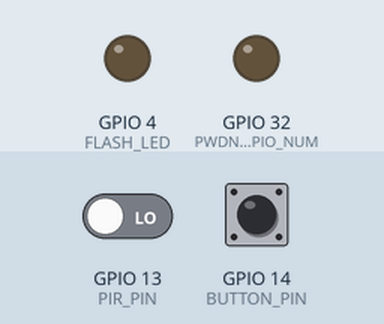
The sketch below on a simulated ESP32. On the bench: output pins drawn as LEDs (lit = HIGH). The inputs (shaded band) are chosen by the test bench; at power-on: GPIO 14 (BUTTON_PIN) HIGH, GPIO 13 (PIR_PIN) LOW. WiFi joins after 1.5 s; servers stay silent unless stated; the camera gives no picture; what the sketch prints to the serial monitor is not drawn.

Above: at 6.4 s.
6.5 s: GPIO 14 (BUTTON_PIN) pulled LOW for 0.15 s
At 8.6 s:
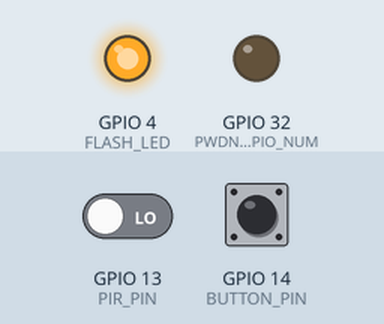
9.6 s: GPIO 13 (PIR_PIN) driven HIGH
At 11.8 s:
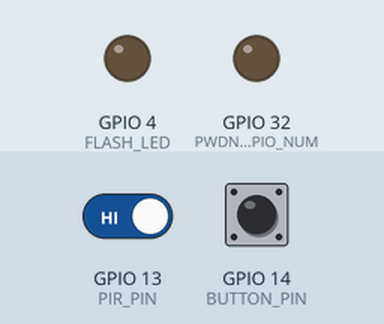
12.0 s: GPIO 13 (PIR_PIN) driven LOW
15.0 s: GPIO 14 (BUTTON_PIN) pulled LOW for 3.2 s
At 20.2 s:
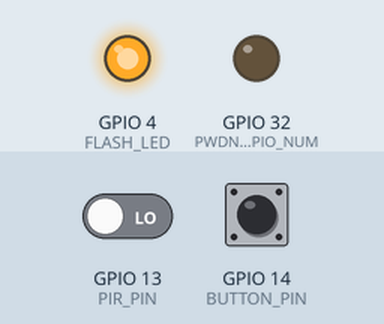
Timing chart, 0 to 20.7 s (numbered marks = the images above; inputs shaded):
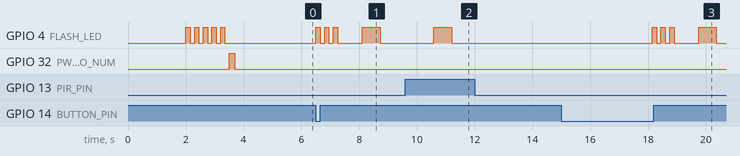

The sketch:

smart_doorbell.ino
```cpp
// ESP32 Cam Smart Doorbell + Motion Alert | Send Image to Telegram

#include <WiFi.h>
#include <WiFiClientSecure.h>
#include "soc/soc.h"
#include "soc/rtc_cntl_reg.h"
#include "esp_camera.h"

// ===================== CONFIGURATION =====================
const char* ssid     = " ";
const char* password = " ";
String token   = " ";
String chat_id = " ";

// ===================== CAMERA PINS (AI Thinker) =====================
#define PWDN_GPIO_NUM   32
#define RESET_GPIO_NUM  -1
#define XCLK_GPIO_NUM    0
#define SIOD_GPIO_NUM   26
#define SIOC_GPIO_NUM   27
#define Y9_GPIO_NUM     35
#define Y8_GPIO_NUM     34
#define Y7_GPIO_NUM     39
#define Y6_GPIO_NUM     36
#define Y5_GPIO_NUM     21
#define Y4_GPIO_NUM     19
#define Y3_GPIO_NUM     18
#define Y2_GPIO_NUM      5
#define VSYNC_GPIO_NUM  25
#define HREF_GPIO_NUM   23
#define PCLK_GPIO_NUM   22

#define FLASH_LED    4
#define PIR_PIN     13
#define BUTTON_PIN  14   // ← NEW: Doorbell button

// ===================== DEBOUNCE CONFIG =====================
#define DEBOUNCE_MS     50    // ms to wait after first edge
#define COOLDOWN_MS   8000   // ms before button can trigger again

static unsigned long lastButtonTime = 0;
static bool          buttonArmed    = true;

// ===================== FLASH BLINK HELPER =====================
void blinkFlash(int times) {
  for (int i = 0; i < times; i++) {
    digitalWrite(FLASH_LED, HIGH);
    delay(150);
    digitalWrite(FLASH_LED, LOW);
    delay(150);
  }
}

// ===================== CAMERA INIT =====================
bool initCamera() {
  pinMode(PWDN_GPIO_NUM, OUTPUT);
  digitalWrite(PWDN_GPIO_NUM, HIGH);
  delay(200);
  digitalWrite(PWDN_GPIO_NUM, LOW);
  delay(200);

  camera_config_t config;
  config.ledc_channel  = LEDC_CHANNEL_0;
  config.ledc_timer    = LEDC_TIMER_0;
  config.pin_d0        = Y2_GPIO_NUM;
  config.pin_d1        = Y3_GPIO_NUM;
  config.pin_d2        = Y4_GPIO_NUM;
  config.pin_d3        = Y5_GPIO_NUM;
  config.pin_d4        = Y6_GPIO_NUM;
  config.pin_d5        = Y7_GPIO_NUM;
  config.pin_d6        = Y8_GPIO_NUM;
  config.pin_d7        = Y9_GPIO_NUM;
  config.pin_xclk      = XCLK_GPIO_NUM;
  config.pin_pclk      = PCLK_GPIO_NUM;
  config.pin_vsync     = VSYNC_GPIO_NUM;
  config.pin_href      = HREF_GPIO_NUM;
  config.pin_sscb_sda  = SIOD_GPIO_NUM;
  config.pin_sscb_scl  = SIOC_GPIO_NUM;
  config.pin_pwdn      = PWDN_GPIO_NUM;
  config.pin_reset      = RESET_GPIO_NUM;
  config.xclk_freq_hz  = 10000000;
  config.pixel_format  = PIXFORMAT_JPEG;

  if (psramFound()) {
    config.frame_size   = FRAMESIZE_VGA;
    config.jpeg_quality = 10;
    config.fb_count     = 2;
    Serial.println("PSRAM found — VGA mode");
  } else {
    config.frame_size   = FRAMESIZE_QQVGA;
    config.jpeg_quality = 12;
    config.fb_count     = 1;
    Serial.println("No PSRAM — QQVGA mode");
  }

  esp_err_t err = esp_camera_init(&config);
  if (err != ESP_OK) {
    Serial.printf("Camera init failed: 0x%x\n", err);
    return false;
  }

  sensor_t* s = esp_camera_sensor_get();
  if (!s) {
    Serial.println("Cannot get sensor handle!");
    return false;
  }
  Serial.printf("Sensor PID: 0x%x\n", s->id.PID);

  if (psramFound()) s->set_framesize(s, FRAMESIZE_XGA);

  s->set_brightness(s, 1);
  s->set_contrast(s, 1);
  s->set_saturation(s, 0);
  s->set_whitebal(s, 1);
  s->set_awb_gain(s, 1);
  s->set_exposure_ctrl(s, 1);
  s->set_aec2(s, 1);
  s->set_gain_ctrl(s, 1);

  Serial.print("Warming up");
  for (int i = 0; i < 5; i++) {
    camera_fb_t* f = esp_camera_fb_get();
    if (f) esp_camera_fb_return(f);
    delay(150);
    Serial.print(".");
  }
  Serial.println(" done");
  return true;
}

// ===================== CAPTURE WITH RETRY =====================
camera_fb_t* captureFrame() {
  digitalWrite(FLASH_LED, HIGH);
  delay(300);

  for (int i = 0; i < 2; i++) {
    camera_fb_t* stale = esp_camera_fb_get();
    if (stale) esp_camera_fb_return(stale);
    delay(100);
  }

  digitalWrite(FLASH_LED, LOW);
  delay(50);

  for (int attempt = 1; attempt <= 5; attempt++) {
    camera_fb_t* fb = esp_camera_fb_get();
    if (fb && fb->len > 5000) {
      Serial.printf("Captured on attempt %d — %d bytes\n", attempt, fb->len);
      return fb;
    }
    if (fb) {
      Serial.printf("Attempt %d: too small (%d bytes)\n", attempt, fb->len);
      esp_camera_fb_return(fb);
    } else {
      Serial.printf("Attempt %d: fb_get returned null\n", attempt);
    }
    delay(300);
  }
  return nullptr;
}

// ===================== SEND PHOTO TO TELEGRAM =====================
// caption lets us pass a custom message ("🔔 Doorbell!" vs "🚨 Motion!")
String sendPhoto(String caption) {
  String getBody = "";

  camera_fb_t* fb = captureFrame();
  if (!fb) {
    Serial.println("All capture attempts failed");
    return "Camera capture failed";
  }

  WiFiClientSecure client;
  client.setInsecure();
  client.setTimeout(15);

  const char* myDomain = "api.telegram.org";
  Serial.println("Connecting to Telegram...");

  if (!client.connect(myDomain, 443)) {
    esp_camera_fb_return(fb);
    Serial.println("Connection to Telegram failed");
    return "Connection failed";
  }
  Serial.println("Connected!");

  String boundary = "ESP32CAMBoundary";

  // Build multipart body with caption field
  String head =
    "--" + boundary + "\r\n"
    "Content-Disposition: form-data; name=\"chat_id\"\r\n\r\n" +
    chat_id + "\r\n"
    "--" + boundary + "\r\n"
    "Content-Disposition: form-data; name=\"caption\"\r\n\r\n" +
    caption + "\r\n"
    "--" + boundary + "\r\n"
    "Content-Disposition: form-data; name=\"photo\"; filename=\"esp32-cam.jpg\"\r\n"
    "Content-Type: image/jpeg\r\n\r\n";

  String tail = "\r\n--" + boundary + "--\r\n";

  size_t imageLen = fb->len;
  size_t extraLen = head.length() + tail.length();
  size_t totalLen = imageLen + extraLen;

  client.println("POST /bot" + token + "/sendPhoto HTTP/1.1");
  client.println("Host: " + String(myDomain));
  client.println("Content-Type: multipart/form-data; boundary=" + boundary);
  client.println("Content-Length: " + String(totalLen));
  client.println("Connection: close");
  client.println();
  client.print(head);

  uint8_t* fbBuf = fb->buf;
  size_t   fbLen = fb->len;
  for (size_t n = 0; n < fbLen; n += 1024) {
    size_t toWrite = min((size_t)1024, fbLen - n);
    client.write(fbBuf + n, toWrite);
  }

  client.print(tail);
  esp_camera_fb_return(fb);
  Serial.println("Image sent, waiting for response...");

  String getAll    = "";
  long   startTime = millis();
  bool   state     = false;

  while (millis() - startTime < 10000) {
    while (client.available()) {
      char c = client.read();
      if (c == '\n') {
        if (getAll.length() == 0) state = true;
        getAll = "";
      } else if (c != '\r') {
        getAll += c;
      }
      if (state) getBody += c;
      startTime = millis();
    }
    if (getBody.length() > 0) break;
    delay(50);
  }

  client.stop();
  Serial.println("Response: " + getBody.substring(0, 200));

  if (getBody.indexOf("\"ok\":true") >= 0) {
    Serial.println("Photo sent successfully!");
  } else {
    Serial.println("Photo send FAILED");
  }

  return getBody;
}

// ===================== DOORBELL HANDLER =====================
void handleDoorbell() {
  Serial.println("🔔 Doorbell pressed!");
  blinkFlash(3);   // 3 quick blinks = doorbell acknowledged

  // Send a Telegram text alert first (fast)
  WiFiClientSecure client;
  client.setInsecure();
  client.setTimeout(10);

  if (client.connect("api.telegram.org", 443)) {
    String msg    = "🔔 Someone is at the door!";
    String urlEnc = "";
    // Simple URL-encode the emoji message
    for (int i = 0; i < msg.length(); i++) {
      char c = msg[i];
      if (isAlphaNumeric(c) || c == ' ' || c == '!' || c == '.') {
        urlEnc += c;
      } else {
        char buf[4];
        sprintf(buf, "%%%02X", (unsigned char)c);
        urlEnc += buf;
      }
    }

    String path = "/bot" + token +
                  "/sendMessage?chat_id=" + chat_id +
                  "&text=" + urlEnc;

    client.println("GET " + path + " HTTP/1.1");
    client.println("Host: api.telegram.org");
    client.println("Connection: close");
    client.println();
    delay(500);
    client.stop();
    Serial.println("Text alert sent");
  }

  // Then send the photo with doorbell caption
  sendPhoto("🔔 Doorbell! Someone is at your door.");
}

// ===================== SETUP =====================
void setup() {
  WRITE_PERI_REG(RTC_CNTL_BROWN_OUT_REG, 0);

  Serial.begin(115200);
  delay(500);
  Serial.println("\n=== ESP32-CAM Smart Doorbell Starting ===");

  pinMode(FLASH_LED, OUTPUT);
  digitalWrite(FLASH_LED, LOW);
  pinMode(PIR_PIN,    INPUT_PULLUP);
  pinMode(BUTTON_PIN, INPUT_PULLUP);  // ← NEW: internal pull-up, no resistor needed

  WiFi.mode(WIFI_STA);
  Serial.print("Connecting to ");
  Serial.println(ssid);
  WiFi.begin(ssid, password);

  long startTime = millis();
  while (WiFi.status() != WL_CONNECTED) {
    delay(500);
    Serial.print(".");
    if (millis() - startTime > 15000) break;
  }
  Serial.println();

  if (WiFi.status() != WL_CONNECTED) {
    Serial.println("WiFi failed — restarting");
    blinkFlash(1);
    delay(1000);
    ESP.restart();
  }

  Serial.println("WiFi connected! IP: " + WiFi.localIP().toString());
  Serial.println("Signal: " + String(WiFi.RSSI()) + " dBm");
  blinkFlash(5);

  if (!initCamera()) {
    Serial.println("FATAL: Camera init failed — restarting");
    delay(3000);
    ESP.restart();
  }

  Serial.println("=== Smart Doorbell Ready ===");
}

// ===================== LOOP =====================
void loop() {
  unsigned long now = millis();

  // ── DOORBELL BUTTON (active LOW with INPUT_PULLUP) ──────────────────
  if (digitalRead(BUTTON_PIN) == LOW) {
    if (buttonArmed && (now - lastButtonTime > DEBOUNCE_MS)) {
      lastButtonTime = now;
      buttonArmed    = false;       // disarm until cooldown expires
      handleDoorbell();
    }
  }

  // Re-arm button after cooldown
  if (!buttonArmed && (now - lastButtonTime > COOLDOWN_MS)) {
    buttonArmed = true;
    Serial.println("Doorbell re-armed.");
  }

  // ── PIR MOTION SENSOR ───────────────────────────────────────────────
  if (digitalRead(PIR_PIN) == HIGH) {
    Serial.println("Motion detected! Sending photo...");
    sendPhoto("🚨 Motion detected near your door!");

    Serial.print("Waiting for PIR to clear");
    unsigned long waitStart = millis();
    while (digitalRead(PIR_PIN) == HIGH && millis() - waitStart < 30000) {
      delay(200);
      Serial.print(".");
    }
    Serial.println();

    delay(5000);
    Serial.println("PIR re-armed.");
  }

  delay(50);   // tight loop for responsive button feel
}
```

Measured:
- after the input at 6.5 s, GPIO 4 (FLASH_LED): LOW → HIGH at once, → LOW 0.15 s later, → HIGH 0.15 s later, → LOW 0.15 s later, … (8 changes in this stretch)
- after the input at 9.6 s, GPIO 4 (FLASH_LED): LOW → HIGH after 0.98 s, → LOW 0.62 s later
- after the input at 12.0 s, every drawn part: stays the same
- after the input at 15.0 s, GPIO 4 (FLASH_LED): LOW → HIGH after 3.1 s, → LOW 0.15 s later, → HIGH 0.15 s later, → LOW 0.15 s later, … (8 changes in this stretch)
